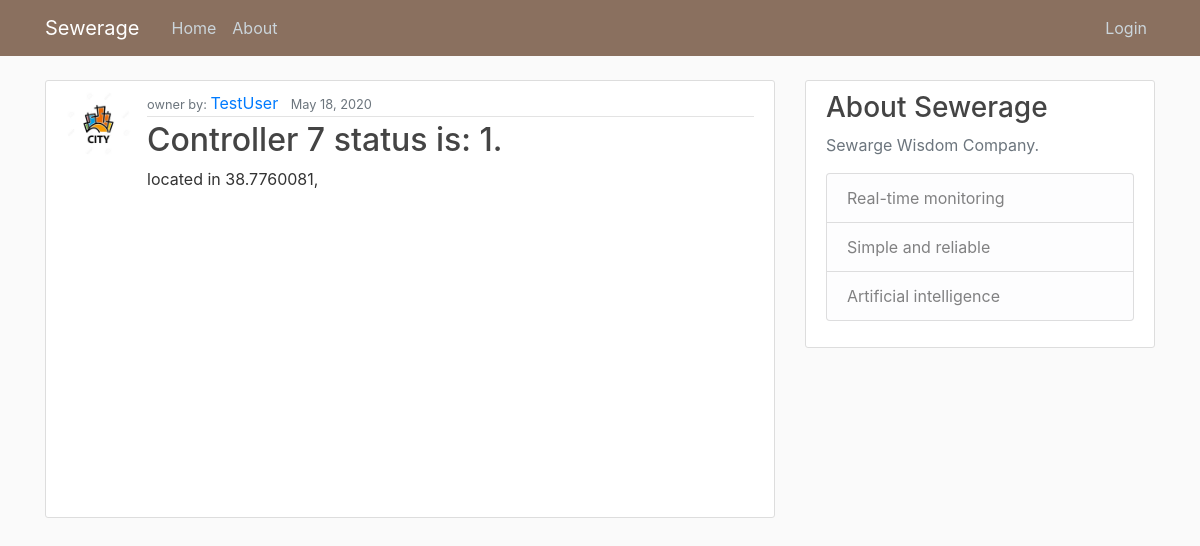
The app's page /controller/7/ with its own data.
### sewerage/models.py (models this page shows, shortened)
class Controller(models.Model):
    controller_x = models.FloatField(default=31.7760081)
    controller_y = models.FloatField(default=35.2353219)
    GREEN = 1
    YELLOW = 2
    ORANGE = 3
    RED = 4
    STATUS = [
        (GREEN, '1 - GREEN'),
        (YELLOW, '2 - YELLOW'),
        (ORANGE, '3 - ORANGE'),
        (RED, '4 - RED')
    ]
    status = models.IntegerField(choices=STATUS)
    installed_date = models.DateTimeField(default=timezone.now)
    owner = models.ForeignKey(User, on_delete=models.CASCADE)

### users/models.py (models this page shows, shortened)
class Profile(models.Model):
    user = models.OneToOneField(User, on_delete=models.CASCADE, null=True)
    image = models.ImageField(default='default.jpg', upload_to='profile_pics')

### sewerage/views.py (the view)
# urls.py: path('controller/<int:pk>/', ControllerDetailView.as_view(), name='controller-detail'),
class ControllerDetailView(DetailView):
    model = Controller

### sewerage/templates/sewerage/controller_detail.html (shortened to what this page needs)
{% extends 'sewerage/base.html' %}
{% block content %}
    <article class="media content-section">
        <img src="{{ object.owner.profile.image.url }}" class="rounded-circle article-img">
        <div class="media-body">
        <div class="article-metadata">
        <small class="text-muted">owner by: </small>
            <a class="mr-2" href="#">{{ object.owner }}</a>
            <small class="text-muted">{{ object.installed_date|date:"F d, Y" }}</small>
        </div>
        <h2 class="article-title">Controller {{ object.pk }} status is: {{ object.status }}.</h2>
        <p class="article-content">located in {{ object.controller_x }}, {{controller_y}}</p>
        <div id="map" class="map" style="width: 100%; height: 300px;""></div>
        </div>
    </article>
{% endblock content %}

### sewerage/static/sewerage/main.css (style rules this page uses)
body { background: #fafafa; color: #333333; margin-top: 5rem; }
h1, h2, h3, h4, h5, h6 { color: #444444; }
.content-section { background: #ffffff; padding: 10px 20px; border: 1px solid #dddddd; border-radius: 3px; margin-bottom: 20px; }
.article-title { color: #444444; }
.article-content { white-space: pre-line; }
.article-img { height: 65px; width: 65px; margin-right: 16px; }
.article-metadata { padding-bottom: 1px; margin-bottom: 4px; border-bottom: 1px solid #e3e3e3 }

### records on screen
Controller: owner.profile.image (placeholder picture), owner "TestUser", installed_date "May 18, 2020", pk "7", status "1", controller_x "38.7760081"
